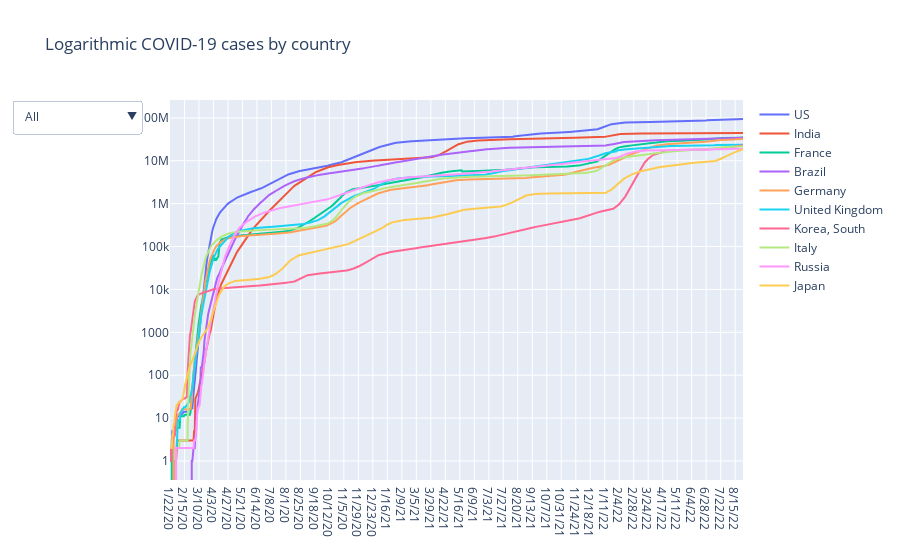

Notebook code cell kept with this figure:
### Code cell
multi_plot(df_confirmed, title="Logarithmic COVID-19 cases by country")

### Figure 1 — Plotly figure (JSON) as saved in the notebook; plotly's stock layout.template omitted (floating-point values rounded to 4 significant figures; data arrays with more than 128 entries replaced by an {"elided": "..."} marker saying what was removed)
{"data": [{"name": "US", "type": "scatter", "x": {"elided": "950 str values"}, "y": {"elided": "950 int values"}}, {"name": "India", "type": "scatter", "x": {"elided": "950 str values"}, "y": {"elided": "950 int values"}}, {"name": "France", "type": "scatter", "x": {"elided": "950 str values"}, "y": {"elided": "950 int values"}}, {"name": "Brazil", "type": "scatter", "x": {"elided": "950 str values"}, "y": {"elided": "950 int values"}}, {"name": "Germany", "type": "scatter", "x": {"elided": "950 str values"}, "y": {"elided": "950 int values"}}, {"name": "United Kingdom", "type": "scatter", "x": {"elided": "950 str values"}, "y": {"elided": "950 int values"}}, {"name": "Korea, South", "type": "scatter", "x": {"elided": "950 str values"}, "y": {"elided": "950 int values"}}, {"name": "Italy", "type": "scatter", "x": {"elided": "950 str values"}, "y": {"elided": "950 int values"}}, {"name": "Russia", "type": "scatter", "x": {"elided": "950 str values"}, "y": {"elided": "950 int values"}}, {"name": "Japan", "type": "scatter", "x": {"elided": "950 str values"}, "y": {"elided": "950 int values"}}], "layout": {"autosize": true, "title": {"text": "Logarithmic COVID-19 cases by country"}, "updatemenus": [{"active": 0, "buttons": [{"args": [{"showlegend": true, "title": "All", "visible": [true, true, true, true, true, true, true, true, true, true]}], "label": "All", "method": "update"}, {"args": [{"showlegend": true, "title": "US", "visible": [true, false, false, false, false, false, false, false, false, false]}], "label": "US", "method": "update"}, {"args": [{"showlegend": true, "title": "India", "visible": [false, true, false, false, false, false, false, false, false, false]}], "label": "India", "method": "update"}, {"args": [{"showlegend": true, "title": "France", "visible": [false, false, true, false, false, false, false, false, false, false]}], "label": "France", "method": "update"}, {"args": [{"showlegend": true, "title": "Brazil", "visible": [false, false, false, true, false, false, false, false, false, false]}], "label": "Brazil", "method": "update"}, {"args": [{"showlegend": true, "title": "Germany", "visible": [false, false, false, false, true, false, false, false, false, false]}], "label": "Germany", "method": "update"}, {"args": [{"showlegend": true, "title": "United Kingdom", "visible": [false, false, false, false, false, true, false, false, false, false]}], "label": "United Kingdom", "method": "update"}, {"args": [{"showlegend": true, "title": "Korea, South", "visible": [false, false, false, false, false, false, true, false, false, false]}], "label": "Korea, South", "method": "update"}, {"args": [{"showlegend": true, "title": "Italy", "visible": [false, false, false, false, false, false, false, true, false, false]}], "label": "Italy", "method": "update"}, {"args": [{"showlegend": true, "title": "Russia", "visible": [false, false, false, false, false, false, false, false, true, false]}], "label": "Russia", "method": "update"}, {"args": [{"showlegend": true, "title": "Japan", "visible": [false, false, false, false, false, false, false, false, false, true]}], "label": "Japan", "method": "update"}]}], "xaxis": {"autorange": true, "range": [0, 949], "type": "category"}, "yaxis": {"autorange": true, "range": [-0.443, 8.417], "type": "log"}}}
